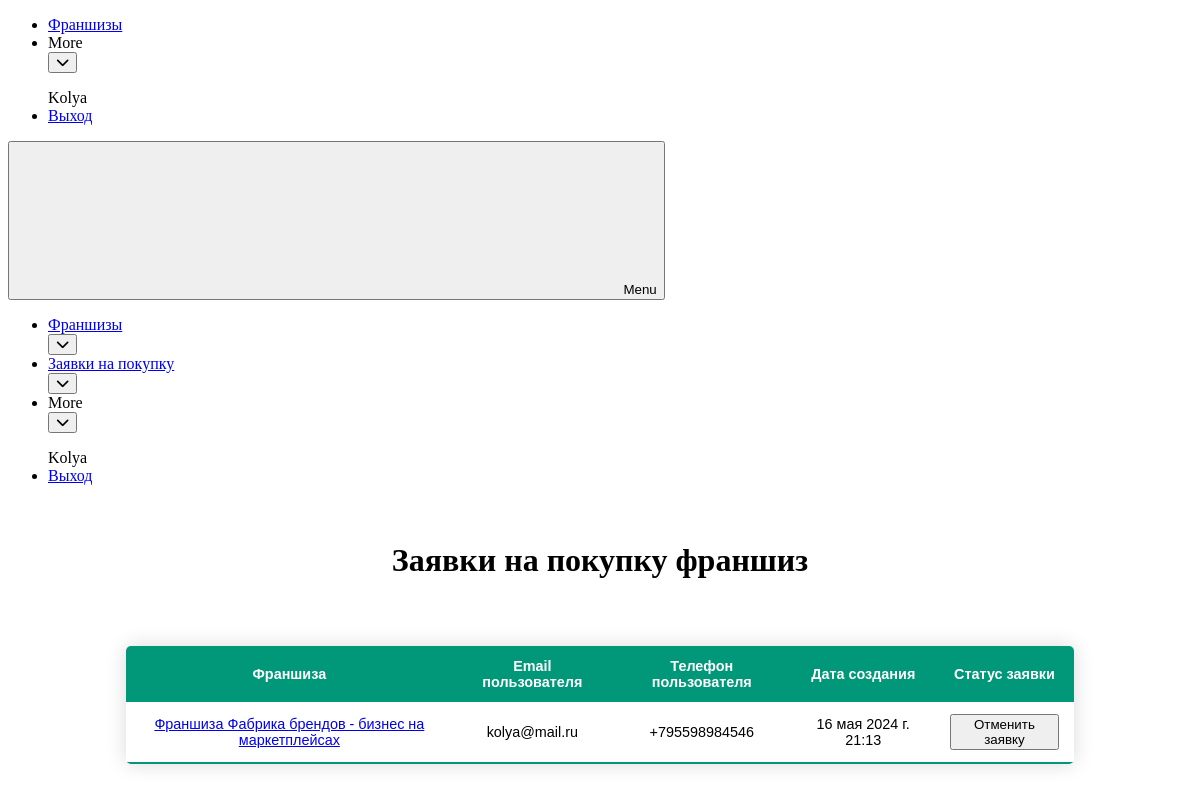
/user_requests_to_by/ (signed in), run on the app's committed database.
### accounts/models.py (models this page shows, shortened)
class CustomUser(AbstractUser):
    surname = models.CharField(max_length=100, verbose_name="Фамилия")
    username = models.CharField(max_length=100, verbose_name="Имя")
    email = models.EmailField(verbose_name='Почтовый адрес', unique=True)
    phone_number = models.CharField(max_length=100, verbose_name="Номер телефона", unique=True)
    USERNAME_FIELD = 'email'
    REQUIRED_FIELDS = ['username']
    USER_TYPE_CHOICES = [
        ('owner', 'Франчайзер'),
        ('franchise', 'Франчизи'),
    ]
    user_type = models.CharField(max_length=10, choices=USER_TYPE_CHOICES, verbose_name="Тип пользователя", null=True,
                                 blank=True)

### personal_account/models.py (models this page shows, shortened)
class RequestsToBuy(models.Model):
    id = models.IntegerField(primary_key=True)
    user = models.ForeignKey(CustomUser, on_delete=models.CASCADE)
    franchise = models.ForeignKey(Franchise, on_delete=models.CASCADE)
    created_at = models.DateTimeField(auto_now_add=True)
    STATUS_TYPE_CHOICES = [
        ('under_consideration', 'На рассмотрении'),
        ('cansel', 'Отменена'),
        ('could_not_be_contacted', 'Франчайзер не смог связаться'),
        ('the_deal_is_done', 'Сделка заключена'),
    ]
    status = models.CharField(max_length=100, choices=STATUS_TYPE_CHOICES, verbose_name="Статус заявки", null=True,
                              blank=True)
    class Meta:
        db_table = 'requests_to_buy'

class Franchise(models.Model):
    franchise_id = models.AutoField(primary_key=True)
    advantages_over_competitors = models.TextField()
    business_launch_deadline = models.SmallIntegerField()
    company_description = models.TextField()
    costs_at_the_franchise_launch_stage = models.TextField()
    date_of_trademark_registration = models.TextField()
    example_of_profit_calculation = models.TextField()
    franchise_start_year = models.SmallIntegerField()
    inn_link = models.TextField()
    investments_from_and_to = models.TextField()
    juicy_description_of_the_franchise = models.TextField()
    juridical_information = models.TextField()
    link_to_the_franchise_website = models.TextField()
    most_important_choosing_factors = models.TextField()
    number_of_franchise_points = models.SmallIntegerField()
    number_of_own_points = models.SmallIntegerField()
    payback_period = models.SmallIntegerField()
    registered_trademark_number = models.IntegerField()
    required_number_of_employees = models.SmallIntegerField()
    royalties_monthly_deductions = models.TextField()
    short_description = models.TextField()
    title = models.TextField()
    training_and_support = models.TextField()
    what_is_included_in_the_lump_sum = models.TextField()
    year_of_company_opening = models.SmallIntegerField()
    category = models.ForeignKey(Category, on_delete=models.CASCADE)
    user = models.ForeignKey(CustomUser, on_delete=models.CASCADE)
    preview_photo = models.ImageField(upload_to="preview_photo/", null=True, blank=True)
    STATUS_PUBLISH = [
        ('need_a_check', 'Нужна проверка'),
        ('published', 'Опубликована'),
        ('filled_in_incorrectly', 'Заполнена неверно')
    ]
    allow_to_publish = models.CharField(max_length=100, choices=STATUS_PUBLISH, verbose_name="Статус заявки", null=True,
                              blank=True)
    sait_manager_comment = models.TextField(null=True, blank=True)
    average_check = models.IntegerField()
    royalties_monthly_coast = models.IntegerField()
    start_investments = models.IntegerField()
    lump_sum_payment = models.IntegerField()
    class Meta:
        db_table = 'franchises'

### personal_account/views.py (the view)
# urls.py: path('user_requests_to_by/', user_requests_to_by, name='user_requests_to_by'),
@login_required
def user_requests_to_by(request):
    list_visibility = False
    if request.method == 'POST':
        list_visibility = True
        request_id = request.POST.get('request_id')
        request_to_buy = get_object_or_404(RequestsToBuy, id=request_id)
        request_to_buy.delete()
    user_franchises = RequestsToBuy.objects.filter(user=request.user.id)
    if user_franchises:
        list_visibility = True
    return render(request, 'user_requests_to_by.html',
                  {'requests_to_buy': user_franchises, 'list_visibility': list_visibility})

### personal_account/templates/user_requests_to_by.html (shortened to what this page needs)
<!DOCTYPE html>
<html lang="en">
<head>
    {% load static %}
    <link data-cssvarsponyfill="true" class="Webpack-css" rel="stylesheet"
          href="https://franchisedirect-40-prod-ops.s3.amazonaws.com/resource/00000181-4e84-d821-a7fb-6eec5f430000/styleguide/All.min.64049740222a65de1afcca93fa9aeffc.gz.css">
</head>
<body>
<bsp-header class="Page-header" data-shrink-header="false"
            data-header-style="tall">
    <div class="Page-header-hamburger-menu">
        <div class="Page-header-hamburger-menu-wrapper">
            <div class="Page-header-hamburger-menu-content">
                <bsp-nav class="Navigation" data-allow-nav-overflow="true">
                    <ul class="Navigation-items">
                        <li class="Navigation-items-item">
                            <div class="NavigationItem">
                                <div class="NavigationItem-text"><a class="NavigationItem-text-link"
                                                                    href="{% url 'main_list' %}"
                                                                    data-cms-ai="0">
                                    <span class="NavigationItem-text-link-label">Франшизы</span>
                                </a>
                                </div>
                            </div>
                        </li>
                        <li class="Navigation-items-item" data-overflow-trigger>
                            <div class="NavigationItem" data-overflow-menu>
                                <div class="NavigationItem-text">
                                    <div class="NavigationItem-text-link">
                                        <span class="NavigationItem-text-link-label">More</span>
                                    </div>
                                    <div class="NavigationItem-more">
                                        <button aria-label="Open Sub Navigation">
                                            <i class="fa-solid fa-chevron-down"></i>
                                        </button>
                                    </div>
                                </div>
                            </div>
                        </li>
                    </ul>
                    <ul class="Navigation-items-auth" data-logged-in="false">
                        {% if user.is_authenticated %}
                            <div style=" padding-right: 20px; white-space: nowrap;">{{ user.username }}</div>
                            <li class="Navigation-items-item">
                                <div class="NavigationItem">
                                    <div class="NavigationItem-text"><a class="NavigationLink"
                                                                        href="{% url 'logout' %}"
                                                                        data-cms-ai="0">
                                        <span class="NavigationItem-text-link-label">Выход</span>
                                    </a></div>
                                </div>
                            </li>
                        {% endif %}
                    </ul>
                </bsp-nav>
            </div>
        </div>
    </div>
    <div class="Page-header-bar">
        <button class="Page-header-menu-trigger" aria-expanded="false">
            <svg class="burger-menu">
                <use xlink:href="#burger-menu"></use>
            </svg>
            <svg class="close-x">
                <use xlink:href="#close-x"></use>
            </svg>
            <span class="label">Menu</span>
        </button>
        <div class="Page-header-navigation">
            <bsp-nav class="Navigation" data-allow-nav-overflow="true">
                <ul class="Navigation-items">
                    <li class="Navigation-items-item">
                        <div class="NavigationItem">
                            <div class="NavigationItem-text"><a class="NavigationItem-text-link"
                                                                href="{% url 'main_list' %}"
                                                                data-cms-ai="0">
                                <span class="NavigationItem-text-link-label">Франшизы</span>
                            </a>
                                <div class="NavigationItem-more">
                                    <button aria-label="Open Sub Navigation">
                                        <i class="fa-solid fa-chevron-down"></i>
                                    </button>
                                </div>
                            </div>
                        </div>
                    </li>
                    {% if user.user_type ==  'owner' %}
                        <li class="Navigation-items-item">
                            <div class="NavigationItem">
                                <div class="NavigationItem-text"><a class="NavigationItem-text-link"
                                                                    href="{% url 'create_franchise' %}"
                                                                    data-cms-ai="0">
                                    <span class="NavigationItem-text-link-label">Зарегестрировать франшизу</span>
                                </a>
                                    <div class="NavigationItem-more">
                                        <button aria-label="Open Sub Navigation">
                                            <i class="fa-solid fa-chevron-down"></i>
                                        </button>
                                    </div>
                                </div>
                            </div>
                        </li>
                        <li class="Navigation-items-item">
                            <div class="NavigationItem">
                                <div class="NavigationItem-text"><a class="NavigationItem-text-link"
                                                                    href="{% url 'user_franchises' %}"
                                                                    data-cms-ai="0">
                                    <span class="NavigationItem-text-link-label">Ваши франшизы</span>
                                </a>
                                    <div class="NavigationItem-more">
                                        <button aria-label="Open Sub Navigation">
                                            <i class="fa-solid fa-chevron-down"></i>
                                        </button>
                                    </div>
                                </div>
                            </div>
                        </li>
                        <li class="Navigation-items-item">
                            <div class="NavigationItem">
                                <div class="NavigationItem-text"><a class="NavigationItem-text-link"
                                                                    href="{% url 'user_buy_franchise_requests' %}"
                                                                    data-cms-ai="0">
                                    <span class="NavigationItem-text-link-label">Заявки на покупку</span>
                                </a>
                                    <div class="NavigationItem-more">
                                        <button aria-label="Open Sub Navigation">
                                            <i class="fa-solid fa-chevron-down"></i>
                                        </button>
                                    </div>
                                </div>
                            </div>
                        </li>
                    {% elif user.user_type ==  'franchise' %}
                        <li class="Navigation-items-item">
                            <div class="NavigationItem">
                                <div class="NavigationItem-text"><a class="NavigationItem-text-link"
                                                                    href="{% url 'user_requests_to_by' %}"
                                                                    data-cms-ai="0">
                                    <span class="NavigationItem-text-link-label">Заявки на покупку</span>
                                </a>
                                    <div class="NavigationItem-more">
                                        <button aria-label="Open Sub Navigation">
                                            <i class="fa-solid fa-chevron-down"></i>
                                        </button>
                                    </div>
                                </div>
                            </div>
                        </li>
                    {% endif %}
                    <li class="Navigation-items-item" data-overflow-trigger>
                        <div class="NavigationItem" data-overflow-menu>
                            <div class="NavigationItem-text">
                                <div class="NavigationItem-text-link">
                                    <span class="NavigationItem-text-link-label">More</span>
                                </div>
                                <div class="NavigationItem-more">
                                    <button aria-label="Open Sub Navigation">
                                        <i class="fa-solid fa-chevron-down"></i>
                                    </button>
                                </div>
                            </div>
                        </div>
                    </li>
                </ul>
                <ul class="Navigation-items-auth" data-logged-in="false">
                    {% if user.is_authenticated %}
                        <div style=" padding-right: 20px; white-space: nowrap;">{{ user.username }}</div>
                        <li class="Navigation-items-item">
                            <div class="NavigationItem">
                                <div class="NavigationItem-text"><a class="NavigationLink"
                                                                    href="{% url 'logout' %}"
                                                                    data-cms-ai="0">
                                    <span class="NavigationItem-text-link-label">Выход</span>
                                </a></div>
                            </div>
                        </li>
                    {% endif %}
                </ul>
            </bsp-nav>
        </div>
    </div>
</bsp-header>
{% if list_visibility %}
    <div class="table-container">
        <div style="padding: 20px">
            <h1>Заявки на покупку франшиз</h1>
        </div>
        <table class="styled-table">
            <thead>
            <tr>
                <th>Франшиза</th>
                <th>Email пользователя</th>
                <th>Телефон пользователя</th>
                <th>Дата создания</th>
                <th>Статус заявки</th>
            </tr>
            </thead>
            <tbody>
            {% for item in requests_to_buy %}
                <tr>
                    <td><a href="{% url 'edit_franchise' item.franchise.franchise_id %}">{{ item.franchise.title }}</a>
                    </td>
                    <td>{{ item.user.email }} {{ item.request.id }}</td>
                    <td>{{ item.user.phone_number }}</td>
                    <td>{{ item.created_at }}</td>
                    <td>
                        <form method="post" action="{% url 'user_requests_to_by' %}">
                            <button type="submit"   {% if item.status == "cansel" %} disabled {% endif %}>Отменить заявку </button>
                        </form>
                    </td>
                </tr>
            {% endfor %}
            </tbody>
        </table>
    </div>
{% else %}
    <div style=" align-items: center;     justify-content: center;  display: flex;">
    <h1>Вы не отправляли заявки на покупку франшиз</h1>
    </div>
{% endif %}
</body>
</html>

### data on the page
CustomUser: username "Kolya"
RequestsToBuy: franchise "Франшиза Фабрика брендов - бизнес на маркетплейсах", user.email "kolya@mail.ru", user.phone_number "+795598984546", created_at "16 мая 2024 г. 21:13"
